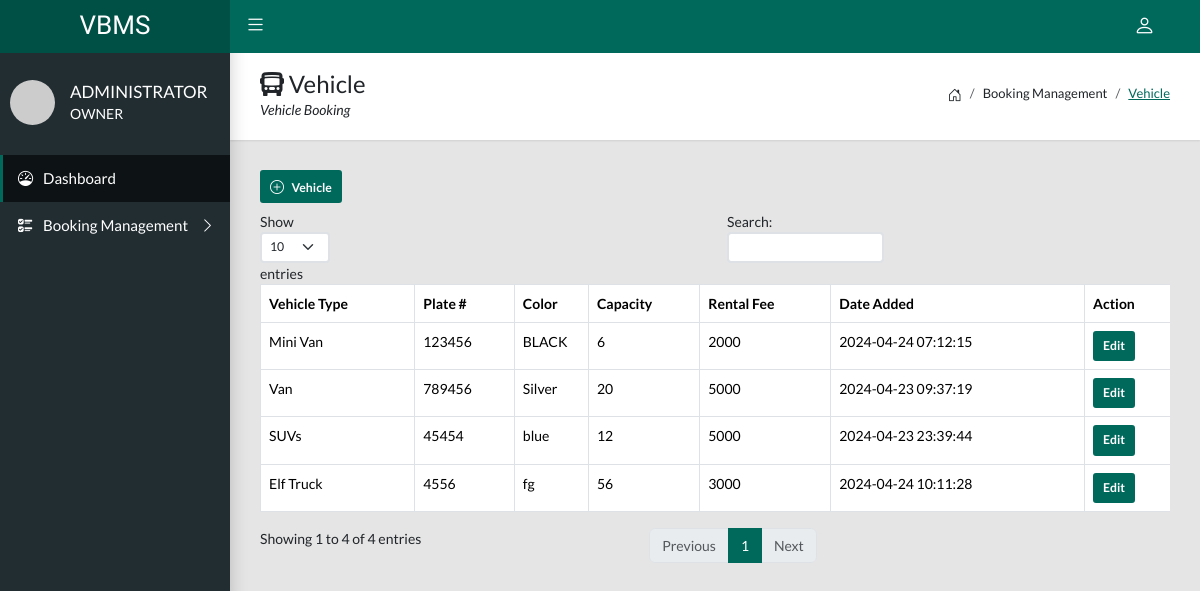
/admin/vehicle.php, run on the app's committed database.
### tables this page shows
CREATE TABLE `tblvehicle` (
  `vehicleid` bigint(20) NOT NULL,
  `vehicle_type` varchar(255) NOT NULL,
  `plate` varchar(255) NOT NULL,
  `color` varchar(255) NOT NULL,
  `capacity` varchar(255) NOT NULL,
  `renatal` varchar(255) NOT NULL,
  `image` varchar(255) NOT NULL,
  `dt_vehicle` timestamp NOT NULL DEFAULT current_timestamp() ON UPDATE current_timestamp()
);

### admin/vehicle.php (the view, shortened to what this page needs)
<?php
  include '../include/connect_sql.php';
  $qryloadvehicle = $conn->query("Select * from tblvehicle") or die($conn->error);
 ?>
<!DOCTYPE html>
<html>
<head>
    <?php include 'css.php'; ?>
</head>
<body class="app sidebar-mini">
	<?php include 'navbar.php'; ?>
    <?php include 'sidebar.php'; ?>
    <main class="app-content">
	   <div class="app-title">
        <div>
          <h1><i class="bi bi-bus-front-fill"></i> Vehicle</h1>
          <p>Vehicle Booking</p>
        </div>
        <ul class="app-breadcrumb breadcrumb side">
          <li class="breadcrumb-item"><i class="bi bi-house-door fs-6"></i></li>
          <li class="breadcrumb-item">Booking Management</li>
          <li class="breadcrumb-item active"><a href="../admin/vehicle.php">Vehicle</a></li>
        </ul>
      </div>
      <div class="row justify-content-center">
        <div class="col-md-12">
            <div>
                <button type="button" data-bs-toggle="modal" data-bs-target="#modalvehicle" class="btn btn-primary btn-sm mb-2"> <i class="bi bi-plus-circle"></i> Vehicle</button>
            </div>
            <div class="title">
                <div class="tile-body">
                    <div class="table-responsive">
                        <table class="table table-hover table-bordered" id="sampleTable">
                            <thead>
                                <tr>
                                    <th>Vehicle Type</th>
                                    <th>Plate #</th>
                                    <th>Color</th>
                                    <th>Capacity</th>
                                    <th>Rental Fee</th>
                                    <th>Date Added</th>
                                    <th>Action</th>
                                </tr>
                            </thead>
                            <tbody>
                                <?php
                                    while ($rowvehicle = $qryloadvehicle->fetch_assoc()) {
                                        echo '<tr>
                                                <td style="display:none;">'.$rowvehicle['vehicleid'].'</td>
                                                <td>'.$rowvehicle['vehicle_type'].'</td>
                                                <td>'.$rowvehicle['plate'].'</td>
                                                <td>'.$rowvehicle['color'].'</td>
                                                <td>'.$rowvehicle['capacity'].'</td>
                                                <td>'.$rowvehicle['renatal'].'</td>
                                                <td>'.$rowvehicle['dt_vehicle'].'</td>
                                                <td><button type="button" data-bs-toggle="modal" data-bs-target="#modalupdate" class="btn btn-primary btn-sm getid3">Edit</button</td>
                                            </tr>';
                                    }
                                ?>
                            </tbody>
                        </table>
                    </div>
                </div>
            </div>
        </div>
    </div>
    </main>
	<?php include 'js.php'; ?>
</body>
</html>

### admin/css.php
<link rel="stylesheet" type="text/css" href="../css/main.css">
<link rel="stylesheet" type="text/css" href="https://cdn.jsdelivr.net/npm/bootstrap-icons@1.10.5/font/bootstrap-icons.css">
 <link rel="stylesheet" href="https://cdn.datatables.net/v/bs5/dt-1.13.4/datatables.min.css">

### admin/navbar.php (shortened to what this page needs)
<header class="app-header"><a class="app-header__logo" href="../admin/booking.php">VBMS</a>
  <a class="app-sidebar__toggle" href="#" data-toggle="sidebar" aria-label="Hide Sidebar"></a>
  <ul class="app-nav">
    <li class="dropdown"><a class="app-nav__item" href="#" data-bs-toggle="dropdown" aria-label="Open Profile Menu"><i class="bi bi-person fs-4"></i></a>
    </li>
  </ul>
</header>

### admin/sidebar.php (shortened to what this page needs)
<aside class="app-sidebar">
  <div class="app-sidebar__user"><img class="app-sidebar__user-avatar" src="https://randomuser.me/api/portraits/men/1.jpg" alt="User Image">
    <div>
      <p class="app-sidebar__user-name">ADMINISTRATOR</p>
      <p class="app-sidebar__user-designation">OWNER</p>
    </div>
  </div>
  <ul class="app-menu">
    <li><a class="app-menu__item active" href="../admin/dashboard.php"><i class="app-menu__icon bi bi-speedometer"></i><span class="app-menu__label">Dashboard</span></a></li>
    <li class="treeview"><a class="app-menu__item" href="#" data-toggle="treeview"><i class="app-menu__icon bi bi-ui-checks"></i><span class="app-menu__label">Booking Management</span><i class="treeview-indicator bi bi-chevron-right"></i></a>
    </li>
  </ul>
</aside>

### admin/js.php (shortened to what this page needs)
<link rel="stylesheet" href="https://cdn.datatables.net/v/bs5/dt-1.13.4/datatables.min.css">

### data on the page
tblvehicle: vehicle_type "Mini Van", plate "123456", color "BLACK", capacity "6", renatal "2000", dt_vehicle "2024-04-24 07:12:15"
tblvehicle: vehicle_type "Van", plate "789456", color "Silver", capacity "20", renatal "5000", dt_vehicle "2024-04-23 09:37:19"
tblvehicle: vehicle_type "SUVs", plate "45454", color "blue", capacity "12", renatal "5000", dt_vehicle "2024-04-23 23:39:44"
tblvehicle: vehicle_type "Elf Truck", plate "4556", color "fg", capacity "56", renatal "3000", dt_vehicle "2024-04-24 10:11:28"
